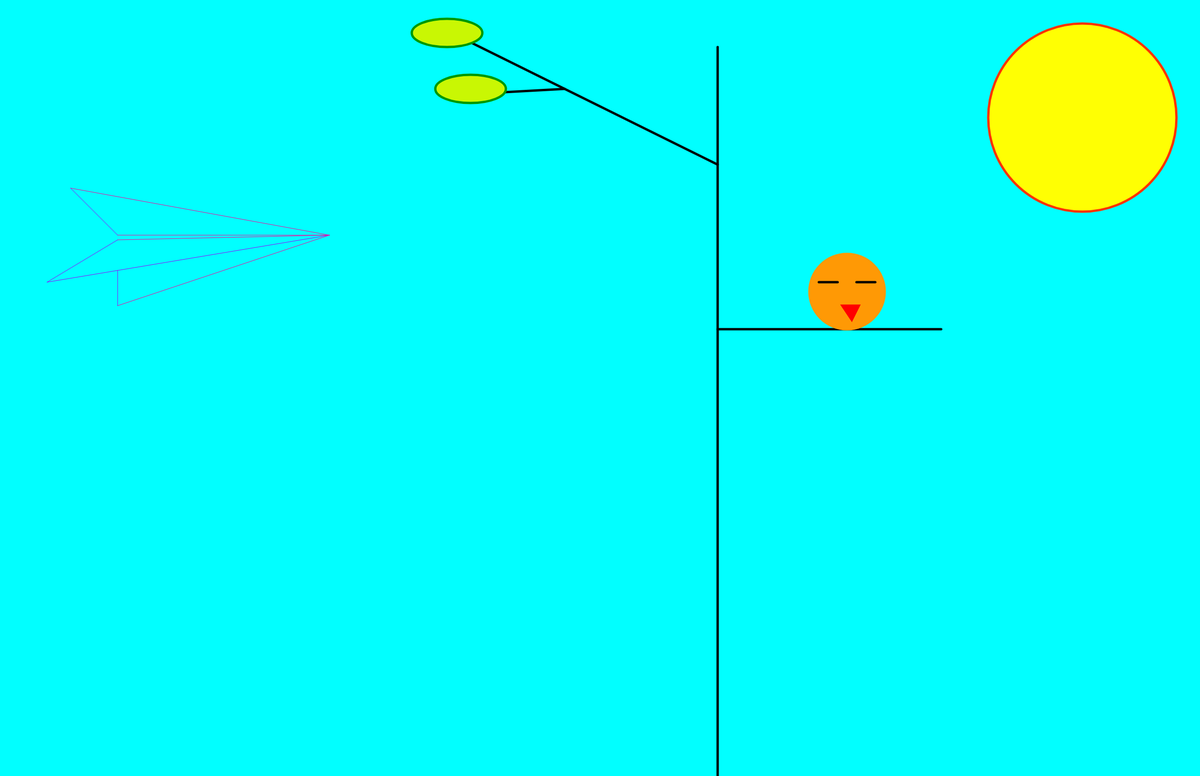
Frame 1 (no input)
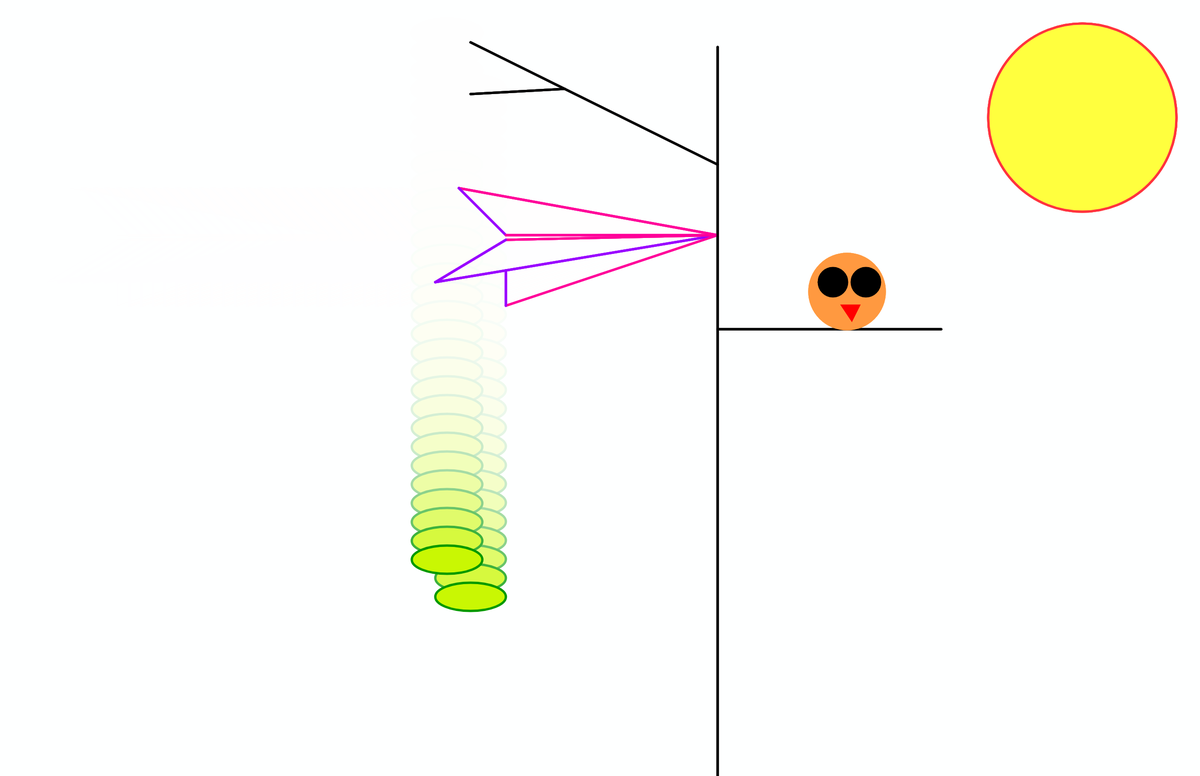
Frame 60 (no input)
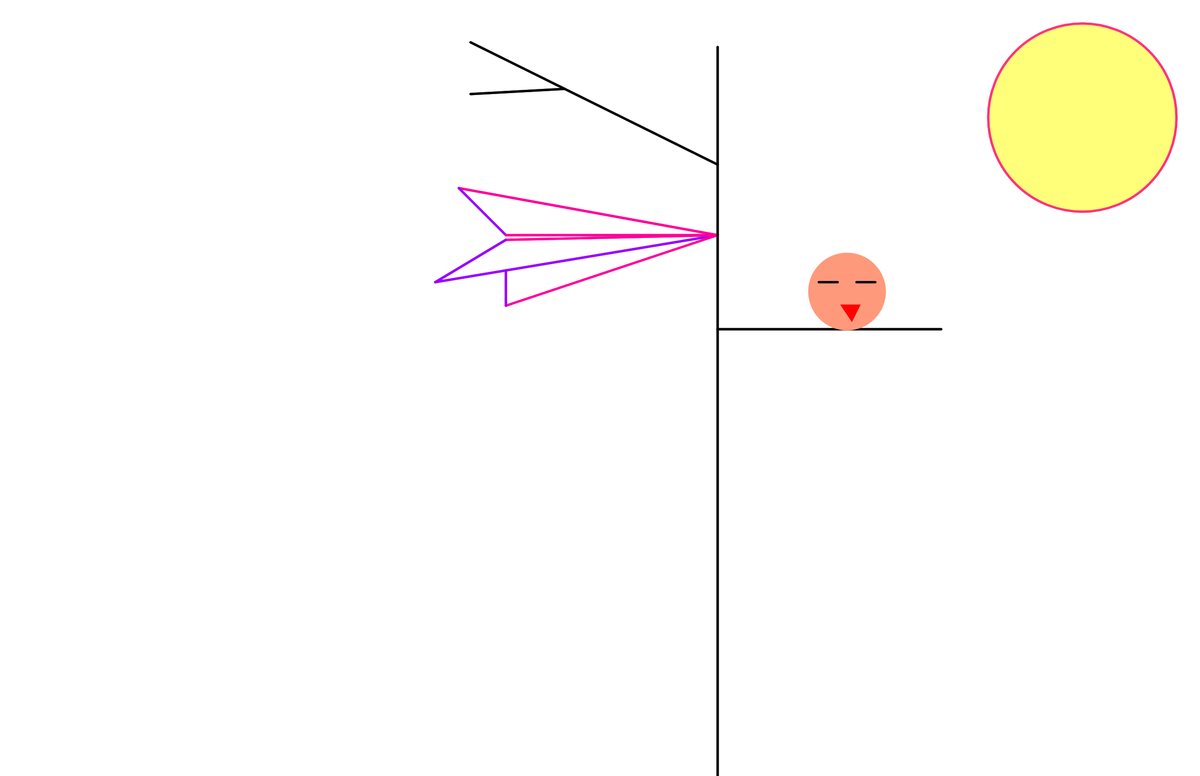
Frame 120 (the mouse pressed at the canvas centre since frame 60)

The p5.js sketch that drew these frames (run headless with seeded random() and noise() and a simulated clock; from frame 60 on, the mouse is pressed at the canvas centre):

// p5.js sketch
// ── sketch.js
var x1 = 0
var y1 = 0
var x2 = 0
var y2 = 0
var x3 =0
var x4=0
var y4=0
var x5=0
var x6=0
var x7=0
var x8=0
var x9=0
var x10 =0
var x11=0
var x12=0
var x13=0
var x14=0
var x15=0
var x16=0
var azul = 1
var rojo = 1
var x = 0

function setup() {
  createCanvas(2550, 1650);
  background(0, 255, 255);
  

}

function draw() {
// background(0, 255, 255);


  background(0 + 255, azul);
  azul= azul +(1);
  
  stroke(255, 0, 153);
  fill(255, 0, 153);
  line(150 + x1, 400 , 700 + x2, 500 );
  x1 = x1 + 25;
  if (x1 > 825) {
    x1 = 825;
  }
  x2 = x2 + 25;
  if (x2 > 825) {
    x2 = 825;
  }

  //if (x1 > 1100 || x1 < 0) {
   // y1 = y1 + 1
  //}
  //if (x2 > 810 || x2 < 0) {
   // y2 = y2 + 1
  //}

  stroke(153, 0, 255);
  fill(153, 0, 255);
  line(150 + x3, 400 , 250 + x4, 500 );
  x3 = x3 + 25;
  if (x3 > 825) {
    x3 = 825;
  }
  x4 = x4 + 25;
  if (x4 > 825) {
    x4 = 825;
  }
  //if (x3 > 1900 || x3 < 0) {
    //y3 = y3 + 1
  //}
  //if (x4 > 1600 || x4 < 0) {
   // y4= y4 + 1
  //}
  stroke(255, 0, 153);
  fill(255, 0, 153);
  line(250 + x5, 500 , 700 + x6, 500 );
  x5 = x5 + 25;
  if (x5 > 825) {
    x5 = 825;
  }
  x6 = x6 + 25;
  if (x6 > 825) {
    x6 = 825;
  }
  //if (x1 > 1900 || x1 < 0) {
   // y1 = y1 + 1
  //}
  //if (x2 > 2400 || x < 0) {
   // y2 = y2 + 1
  //}

  stroke(153, 0, 255);
  fill(153, 0, 255);
  line(100 + x7, 600 , 700 + x8, 500 );
  x7= x7 +25;
  if (x7 > 825) {
    x7 = 825;
  }
  x8 = x8 +25;
  if (x8 > 825) {
    x8 = 825;
  }
  //if (x1 > 1900 || x1 < 0) {
    //y1 = y1 + 1
  //}
  ////if (x2 > 4050 || x2 < 0) {
    ///y2 = y2 + 1
  //}
  stroke(255, 0, 153);
  fill(255, 0, 153);
  line(250 + x9, 510 , 700 + x10, 500 );
  x9 = x9 + 25;15;
  if (x9 > 825) {
    x9 = 825;
  }
  x10 = x10+ 25;
  if (x10 > 825) {
    x10 = 825;
  }
  //if (x1 > 1900 || x1 < 0) {
   // y1 = y1 + 1
  //}
  //if (x2 > 4850 || x2 < 0) {
    //y2 = y2 + 1
  //}
  stroke(153, 0, 255);
  fill(153, 0, 255);
  line(250 + x11, 510 , 100 + x12, 600 );
  x11 = x11 +25;
  if (x11 > 825) {
    x11= 825;
  }
  x12 = x12 +25;
  if (x12 > 825) {
    x12 = 825;
  }
  //if (x1 > 1900 || x1 < 0) {
    //y1 = y1 + 1
  //}
  //if (x2 > 5650 || x2 < 0) {
   // y2 = y2 + 1
  //}
  stroke(255, 0, 153);
  fill(255, 0, 153);
  line(250 + x13, 650 , 700 + x14, 500 );
  x13 = x13 +25;
  if (x13 > 825) {
    x13 = 825;
  }
  x14 = x14 + 25;
  if (x14 > 825) {
    x14 = 825;
  }
  //if (x1 > 1900 || x1 < 0) {
    //y1 = y1 + 1
  //}
  //if (x2 > 6450 || x2 < 0) {
    //y2 = y2 + 1
  //}
  stroke(153, 0, 255);
  fill(153, 0, 255);
  line(250 + x15, 575 , 250 + x16, 650 );
  x15 = x15 + 25;
  if (x15 > 825) {
    x15 = 825;
  }
  x16 = x16+25;
  if (x16 > 825) {
    x16= 825;
  }
  //if (x1 > 1900 || x1 < 0) {
   // y1 = y1 + 1
  //}
  //if (x2 > 7250 || x2 < 0) {
   // y2 = y2 + 1
  //}
  strokeWeight(5)
  stroke(0, 0, 0);
  fill(0, 0, 0);
  line(1525, 1650, 1525, 100);
  line(1525, 350, 1000, 90)
  line(1200, 189, 1000, 200)
  line(1525, 700,2000,700);
  strokeWeight(5);
  stroke(0, 153, 0);
  fill(201, 247, 3);
  ellipse(1000, 189 + y2, 150, 60);
  if (x1 > 820|| x1 < 0) {
  y2 = y2 +40
  }//if (y1 <= 1525) {

  //}
  stroke(0, 153, 0);
  fill(201, 247, 3);
  ellipse(950, 70 + y2, 150, 60);
  //if (y1 <= 800) {
  //y1= y1+2; 
  //}
  if (x1 >= 1500|| x1 < 0) {
  y2 = y2 +45
  }
  stroke(255,51, azul);
  azul = azul + (1);
  fill(255,255,azul);
  azul = azul + (1);
  ellipse(2300, 250, 400, 400);
  
  stroke(255, 153, azul);
  azul = azul + (1);
  fill(255,153, azul );
  azul = azul + (-3);
  ellipse(1800,620,160,160);
    fill(0,0,0);
  stroke (0,0,0)
  line (1740,600,1780,600);
  line ( 1820,600,1860,600);
  
   
   if(frameCount > 45 && frameCount<80){
  ellipse (1770,600,60,60);}
     if(frameCount > 45 && frameCount<80){
   ellipse (1840,600,60,60);}
  fill(255,0,0);
  stroke(255,0,0);
  triangle (1790,650,1810,680,1825,650)

}
